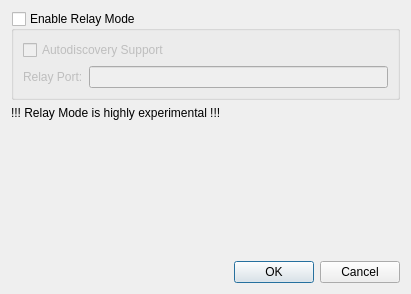
<?xml version="1.0" encoding="UTF-8"?>
<ui version="4.0">
 <class>Dialog</class>
 <widget class="QDialog" name="Dialog">
  <property name="geometry">
   <rect>
    <x>0</x>
    <y>0</y>
    <width>411</width>
    <height>294</height>
   </rect>
  </property>
  <property name="windowTitle">
   <string>Dialog</string>
  </property>
  <layout class="QVBoxLayout" name="verticalLayout">
   <item>
    <widget class="QGroupBox" name="relayGroupBox">
     <property name="title">
      <string>Enable Relay Mode</string>
     </property>
     <property name="checkable">
      <bool>true</bool>
     </property>
     <property name="checked">
      <bool>false</bool>
     </property>
     <layout class="QVBoxLayout" name="verticalLayout_2">
      <item>
       <widget class="QCheckBox" name="autodiscoveryCheckBox">
        <property name="text">
         <string>Autodiscovery Support</string>
        </property>
       </widget>
      </item>
      <item>
       <widget class="QWidget" name="widget" native="true">
        <layout class="QFormLayout" name="formLayout">
         <property name="leftMargin">
          <number>0</number>
         </property>
         <property name="topMargin">
          <number>0</number>
         </property>
         <property name="rightMargin">
          <number>0</number>
         </property>
         <property name="bottomMargin">
          <number>0</number>
         </property>
         <item row="0" column="0">
          <widget class="QLabel" name="label_2">
           <property name="text">
            <string>Relay Port:</string>
           </property>
          </widget>
         </item>
         <item row="0" column="1">
          <widget class="QLineEdit" name="relayPortEdit"/>
         </item>
        </layout>
       </widget>
      </item>
     </layout>
    </widget>
   </item>
   <item>
    <widget class="QLabel" name="label">
     <property name="text">
      <string>!!! Relay Mode is highly experimental !!!</string>
     </property>
    </widget>
   </item>
   <item>
    <spacer name="verticalSpacer">
     <property name="orientation">
      <enum>Qt::Vertical</enum>
     </property>
     <property name="sizeHint" stdset="0">
      <size>
       <width>20</width>
       <height>40</height>
      </size>
     </property>
    </spacer>
   </item>
   <item>
    <widget class="QDialogButtonBox" name="buttonBox">
     <property name="orientation">
      <enum>Qt::Horizontal</enum>
     </property>
     <property name="standardButtons">
      <set>QDialogButtonBox::Cancel|QDialogButtonBox::Ok</set>
     </property>
    </widget>
   </item>
  </layout>
 </widget>
 <resources/>
 <connections>
  <connection>
   <sender>buttonBox</sender>
   <signal>accepted()</signal>
   <receiver>Dialog</receiver>
   <slot>accept()</slot>
   <hints>
    <hint type="sourcelabel">
     <x>248</x>
     <y>254</y>
    </hint>
    <hint type="destinationlabel">
     <x>157</x>
     <y>274</y>
    </hint>
   </hints>
  </connection>
  <connection>
   <sender>buttonBox</sender>
   <signal>rejected()</signal>
   <receiver>Dialog</receiver>
   <slot>reject()</slot>
   <hints>
    <hint type="sourcelabel">
     <x>316</x>
     <y>260</y>
    </hint>
    <hint type="destinationlabel">
     <x>286</x>
     <y>274</y>
    </hint>
   </hints>
  </connection>
 </connections>
</ui>
